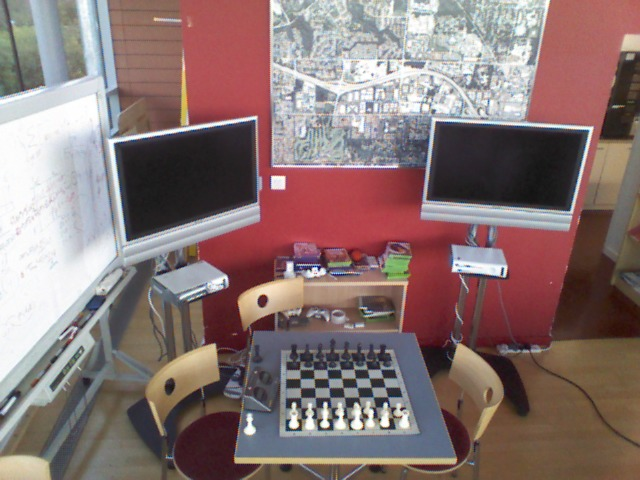
#> input picture 7s/chess_few/frame-000000.color.jpg, 640 x 480 px
$ python sift.py ../chess_few   (older library calls are emulated)
#> lines starting #> are read from the running program, lines starting #| are printed output that depends on the picture
import numpy as np
import cv2
import math
import os
import argparse

def d2r(x):
    x = x * math.pi / 180.0
    if x > math.pi:
        x -= math.pi
    return x

def sift_kp(image):
    gray_image = cv2.cvtColor(image, cv2.COLOR_BGR2GRAY)
    sift = cv2.SIFT(500)
    print(gray_image.shape, sift)
    kp, des = sift.detectAndCompute(gray_image, None)
    print('ok')
    return kp, np.array([np.maximum(np.minimum(np.floor(x), 255), 0) for x in des], dtype=np.uint8)

def write_to_key(name, kp, des):
    # print(name)
    with open(name + '.key', 'w') as f:
        f.write('{} 128\n'.format(len(kp)))
        for i in range(len(kp)):
            f.write('{:.2f} {:.2f} {:.2f} {:.3f}\n'.format(kp[i].pt[1], kp[i].pt[0], kp[i].size, d2r(kp[i].angle)))
            for j in range(128):
                f.write(' {}'.format(des[i][j]))
                if j % 20 == 0:
                    f.write('\n')
            f.write('\n')

if __name__ == "__main__":
    parser = argparse.ArgumentParser()
    parser.add_argument('directory', type=str, default='.')
    args = parser.parse_args()
    for img_name in os.listdir(args.directory):
        if len(img_name) > 4 and img_name[-4:] == '.jpg':
            print(img_name)
            img = cv2.imread(args.directory + '/' + img_name)
#> img is the input picture: shape (480, 640, 3); mean B, G, R 115.3, 116.6, 136.9
            write_to_key(args.directory + '/' + img_name[:-4], *sift_kp(img))
#> in sift_kp, `gray_image = cv2.cvtColor(image, cv2.COLOR_BGR2GRAY)`:
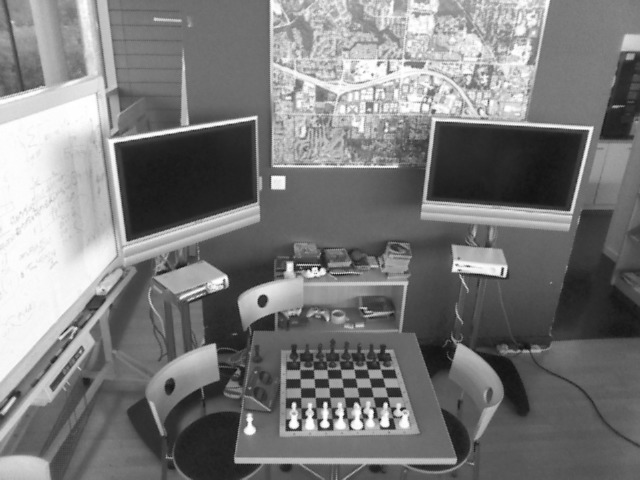
#> gray_image: shape (480, 640); min 16, max 255, mean 122.5
#> (printed output is left out)
#> in sift_kp, `kp, des = sift.detectAndCompute(gray_image, None)`: kp = 501 keypoints; strongest (x, y, size): (325, 404, 3), (294, 405, 3.2), (325, 424, 4.8), (278, 183, 9.7)
#> the loop in write_to_key, `for i in range(len(kp)):` made 501 passes
#> x in d2r on passes 1 to 3: 0.206, 3.02, 3.1
#> pass 2 of the loop `for img_name in os.listdir(args.directory):`:
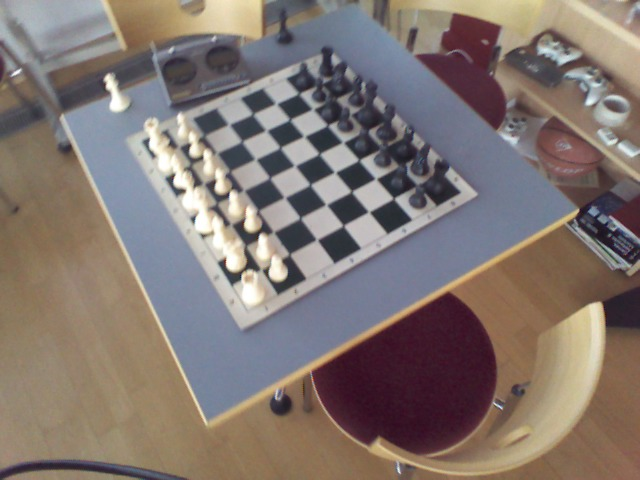
#> input picture 7s/chess_few/frame-000001.color.jpg, 640 x 480 px
#> img is the input picture: shape (480, 640, 3); mean B, G, R 112.9, 118.1, 129.9
#> in sift_kp (call 2), `gray_image = cv2.cvtColor(image, cv2.COLOR_BGR2GRAY)`:
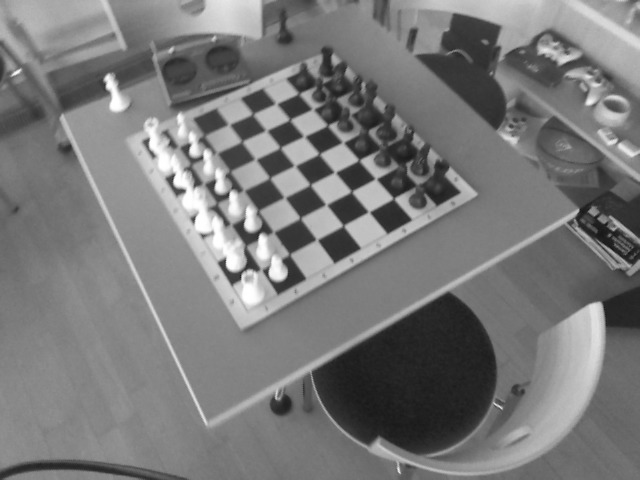
#> gray_image: shape (480, 640); min 18, max 255, mean 121
#> (printed output is left out)
#> kp = 500 keypoints; strongest (x, y, size): (278, 273, 10.2), (110, 82, 8.4), (234, 278, 9), (222, 264, 5.8)
#> the loop in write_to_key (call 2), `for i in range(len(kp)):` made 500 passes
#> x in d2r on passes 1 to 3: 2.09, 2.92, 0.353
